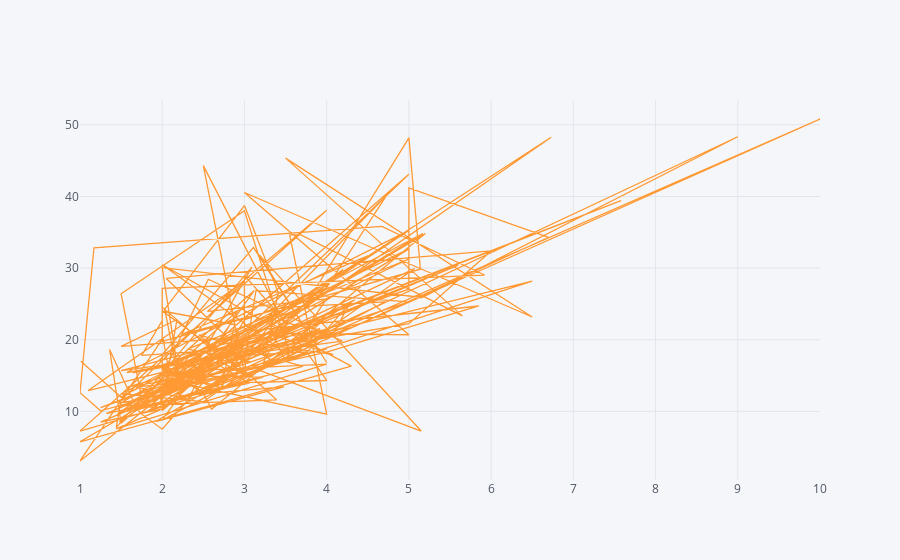

Write notebook code for a chart like this one.
### Code cell
data.iplot(kind = "scatter" , x = "tip" , y = "total_bill" , size = 5) # scatter use when we have to analyze dataset

### Figure 1 — Plotly figure (JSON) as saved in the notebook; plotly's stock layout.template omitted (floating-point values rounded to 4 significant figures; data arrays with more than 128 entries replaced by an {"elided": "..."} marker saying what was removed)
{"data": [{"line": {"color": "rgba(255, 153, 51, 1.0)", "dash": "solid", "shape": "linear", "width": 1.3}, "mode": "lines", "name": "total_bill", "text": "", "type": "scatter", "x": {"elided": "244 float values"}, "y": {"elided": "244 float values"}}], "layout": {"autosize": true, "legend": {"bgcolor": "#F5F6F9", "font": {"color": "#4D5663"}}, "paper_bgcolor": "#F5F6F9", "plot_bgcolor": "#F5F6F9", "title": {"font": {"color": "#4D5663"}}, "xaxis": {"autorange": true, "gridcolor": "#E1E5ED", "range": [1, 10], "showgrid": true, "tickfont": {"color": "#4D5663"}, "title": {"font": {"color": "#4D5663"}, "text": ""}, "type": "linear", "zerolinecolor": "#E1E5ED"}, "yaxis": {"autorange": true, "gridcolor": "#E1E5ED", "range": [0.4178, 53.46], "showgrid": true, "tickfont": {"color": "#4D5663"}, "title": {"font": {"color": "#4D5663"}, "text": ""}, "type": "linear", "zerolinecolor": "#E1E5ED"}}}
